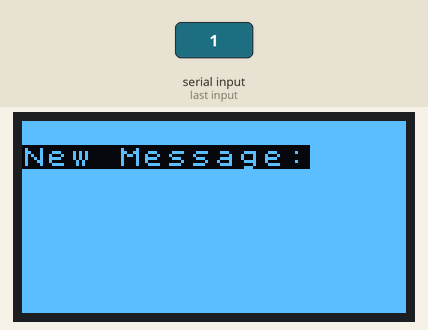
A sketch run on a simulated Arduino Uno, built with avr-gcc and run on an emulated ATmega328P. Parts: 128×64 one-colour display. Inputs (shaded band) come from the test bench. What the sketch prints to the serial monitor is not drawn.

1.3 s: "1\n" received over Serial
Above: at 2.2 s.
Timing chart, 0 to 4.3 s (numbered marks = the images above; inputs shaded):
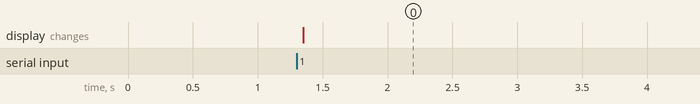

The sketch:

KH2021.ino
```cpp
#include <Arduino.h>
#include <U8x8lib.h>
#include <string.h>

#ifdef U8X8_HAVE_HW_SPI
#include <SPI.h>
#endif

U8X8_SSD1306_128X64_NONAME_4W_SW_SPI u8x8(/* clock=*/ 13, /* data=*/ 11, /* cs=*/ 10, /* dc=*/ 9, /* reset=*/ 8);

void setup(void)
{
  Serial.begin(9600);

  /* U8g2 Project: SSD1306 Test Board */
  //pinMode(10, OUTPUT);
  //pinMode(9, OUTPUT);
  //digitalWrite(10, 0);
  //digitalWrite(9, 0);

  u8x8.begin();
  u8x8.setPowerSave(0);


}

void loop(void)
{
  if (Serial.available() > 0) {
  String data = Serial.readStringUntil('\n');
  Serial.print("Arduino got sent from Google Cloud: ");
  Serial.println(data);

  u8x8.setFont(u8x8_font_chroma48medium8_r);
  u8x8.drawString(0,1,"New Message:");
  u8x8.drawString(0,32, data.c_str());
  delay(10000);
  }

  u8x8.fillDisplay();

}
```

Measured:
- after the input at 1.3 s, the display: changes after 0.05 s (image 0)
